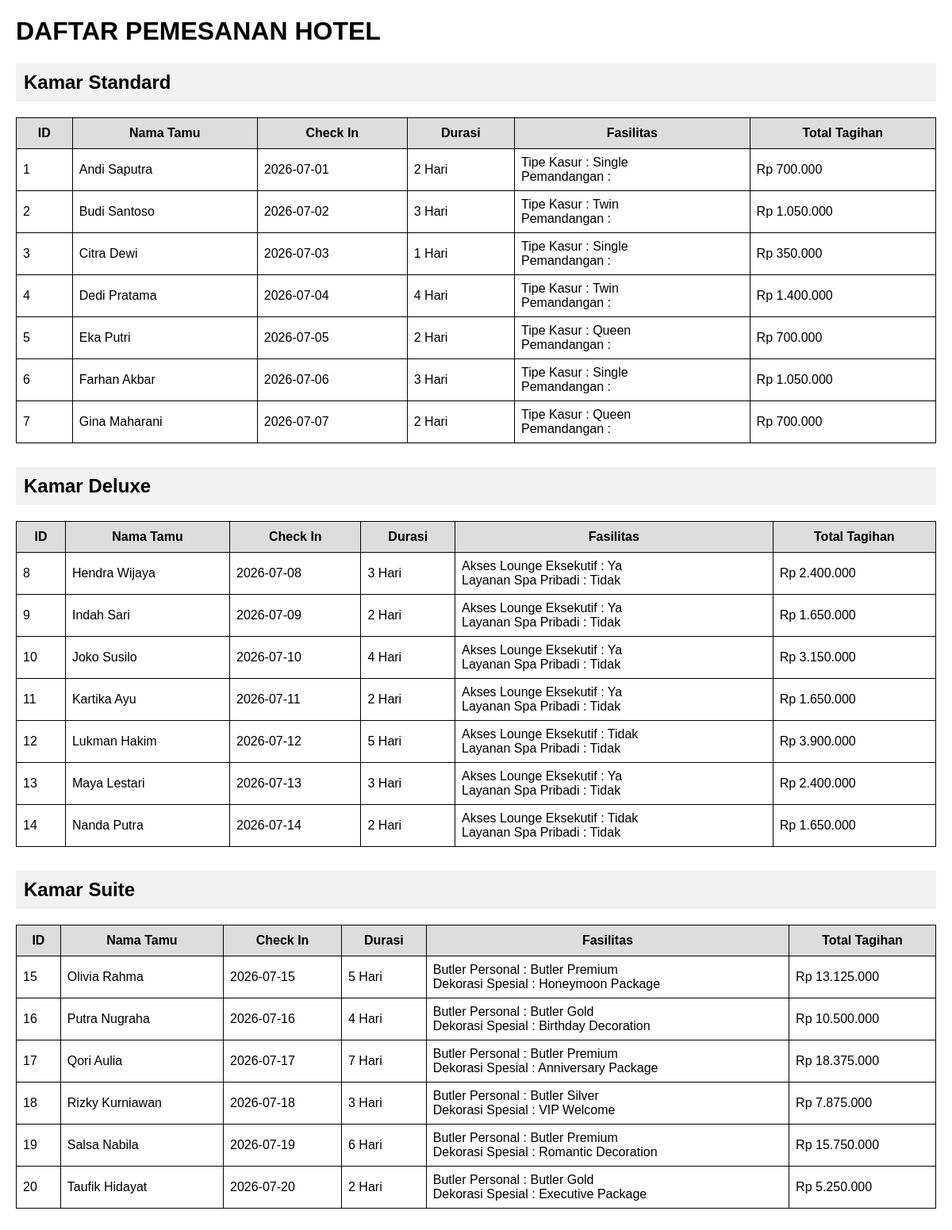
The page / on the database its author committed.
### tables this page shows
CREATE TABLE `tabel_kamar` (
  `id_kamar` int NOT NULL,
  `nama_tamu` varchar(100) NOT NULL,
  `tanggal_checkin` date NOT NULL,
  `durasi_menginap` int NOT NULL,
  `harga_dasar_kamar` decimal(12,2) NOT NULL,
  `jenis_kamar` enum('Standard','Deluxe','Suite') NOT NULL,
  `tipe_kasur` varchar(50) DEFAULT NULL,
  `pemandangan_kamar` varchar(100) DEFAULT NULL,
  `akses_lounge_eksekutif` tinyint(1) DEFAULT NULL,
  `layanan_spa_pribadi` tinyint(1) DEFAULT NULL,
  `butler_personal` varchar(100) DEFAULT NULL,
  `dekorasi_spesial` varchar(150) DEFAULT NULL
);

### Kamar.php (called while the page is built, shortened)
<?php
abstract class Kamar
{
    protected $id_kamar;
    protected $nama_tamu;
    protected $tanggal_checkin;
    protected $durasi_menginap;
    public function __construct(
        $id_kamar,
        $nama_tamu,
        $tanggal_checkin,
        $durasi_menginap,
        $hargaDasarKamar
    ) {
        $this->id_kamar = $id_kamar;
        $this->nama_tamu = $nama_tamu;
        $this->tanggal_checkin = $tanggal_checkin;
        $this->durasi_menginap = $durasi_menginap;
        $this->hargaDasarKamar = $hargaDasarKamar;
    }
    public function getIdKamar()
    {
        return $this->id_kamar;
    }
    public function getNamaTamu()
    {
        return $this->nama_tamu;
    }
    public function getTanggalCheckin()
    {
        return $this->tanggal_checkin;
    }
    public function getDurasiMenginap()
    {
        return $this->durasi_menginap;
    }
}
?>

### index.php (the view, shortened to what this page needs)
<?php
require_once 'KamarStandard.php';
require_once 'KamarDeluxe.php';
require_once 'KamarSuite.php';
$db = new Database();
$conn = $db->getConnection();
$sql = "SELECT * FROM tabel_kamar ORDER BY jenis_kamar";
$result = $conn->query($sql);
$standard = [];
$deluxe = [];
$suite = [];
while ($row = $result->fetch_assoc()) {
    if ($row['jenis_kamar'] == 'Standard') {
        $obj = new KamarStandard(
            $row['id_kamar'],
            $row['nama_tamu'],
            $row['tanggal_checkin'],
            $row['durasi_menginap'],
            $row['harga_dasar_kamar'],
            $row['tipe_kasur'],
            $row['pemandangan_kamar']
        );
        $standard[] = $obj;
    }
    elseif ($row['jenis_kamar'] == 'Deluxe') {
        $obj = new KamarDeluxe(
            $row['id_kamar'],
            $row['nama_tamu'],
            $row['tanggal_checkin'],
            $row['durasi_menginap'],
            $row['harga_dasar_kamar'],
            $row['akses_lounge_eksekutif'],
            $row['layanan_spa_pribadi']
        );
        $deluxe[] = $obj;
    }
    elseif ($row['jenis_kamar'] == 'Suite') {
        $obj = new KamarSuite(
            $row['id_kamar'],
            $row['nama_tamu'],
            $row['tanggal_checkin'],
            $row['durasi_menginap'],
            $row['harga_dasar_kamar'],
            $row['butler_personal'],
            $row['dekorasi_spesial']
        );
        $suite[] = $obj;
    }
}
?>
<!DOCTYPE html>
<html>
<head>
</head>
<body>
<h1>DAFTAR PEMESANAN HOTEL</h1>
<h2>Kamar Standard</h2>
<table>
<tr>
    <th>ID</th>
    <th>Nama Tamu</th>
    <th>Check In</th>
    <th>Durasi</th>
    <th>Fasilitas</th>
    <th>Total Tagihan</th>
</tr>
<?php foreach($standard as $kamar) : ?>
<tr>
    <td><?= $kamar->getIdKamar(); ?></td>
    <td><?= $kamar->getNamaTamu(); ?></td>
    <td><?= $kamar->getTanggalCheckin(); ?></td>
    <td><?= $kamar->getDurasiMenginap(); ?> Hari</td>
    <td>
        <?= $kamar->tampilkanFasilitasKamar(); ?>
    </td>
    <td>
        Rp <?= number_format($kamar->hitungTotalTagihan(),0,",","."); ?>
    </td>
</tr>
<?php endforeach; ?>
</table>
<h2>Kamar Deluxe</h2>
<table>
<tr>
    <th>ID</th>
    <th>Nama Tamu</th>
    <th>Check In</th>
    <th>Durasi</th>
    <th>Fasilitas</th>
    <th>Total Tagihan</th>
</tr>
<?php foreach($deluxe as $kamar) : ?>
<tr>
    <td><?= $kamar->getIdKamar(); ?></td>
    <td><?= $kamar->getNamaTamu(); ?></td>
    <td><?= $kamar->getTanggalCheckin(); ?></td>
    <td><?= $kamar->getDurasiMenginap(); ?> Hari</td>
    <td>
        <?= $kamar->tampilkanFasilitasKamar(); ?>
    </td>
    <td>
        Rp <?= number_format($kamar->hitungTotalTagihan(),0,",","."); ?>
    </td>
</tr>
<?php endforeach; ?>
</table>
<h2>Kamar Suite</h2>
<table>
<tr>
    <th>ID</th>
    <th>Nama Tamu</th>
    <th>Check In</th>
    <th>Durasi</th>
    <th>Fasilitas</th>
    <th>Total Tagihan</th>
</tr>
<?php foreach($suite as $kamar) : ?>
<tr>
    <td><?= $kamar->getIdKamar(); ?></td>
    <td><?= $kamar->getNamaTamu(); ?></td>
    <td><?= $kamar->getTanggalCheckin(); ?></td>
    <td><?= $kamar->getDurasiMenginap(); ?> Hari</td>
    <td>
        <?= $kamar->tampilkanFasilitasKamar(); ?>
    </td>
    <td>
        Rp <?= number_format($kamar->hitungTotalTagihan(),0,",","."); ?>
    </td>
</tr>
<?php endforeach; ?>
</table>
</body>
</html>

### KamarStandard.php (shortened to what this page needs)
<?php
require_once 'Kamar.php';
class KamarStandard extends Kamar
{
    protected $tipeKasur;
    protected $pemandanganKamar;
    public function __construct(
        $id_kamar,
        $nama_tamu,
        $tanggal_checkin,
        $durasi_menginap,
        $hargaDasarKamar,
        $tipeKasur,
        $pemandanganKamar
    ) {
        $this->tipeKasur = $tipeKasur;
        $this->pemandanganKamar = $pemandanganKamar;
    }
    public function hitungTotalTagihan()
    {
        return $this->durasi_menginap * $this->hargaDasarKamar;
    }
    public function tampilkanFasilitasKamar()
    {
        return "
            Tipe Kasur : {$this->tipeKasur}<br>
            Pemandangan : {$this->pemandanganKamar}
        ";
    }
}

### KamarDeluxe.php (shortened to what this page needs)
<?php
require_once 'Kamar.php';
class KamarDeluxe extends Kamar
{
    protected $aksesLoungeEksekutif;
    protected $layananSpaPribadi;
    public function __construct(
        $id_kamar,
        $nama_tamu,
        $tanggal_checkin,
        $durasi_menginap,
        $hargaDasarKamar,
        $aksesLoungeEksekutif,
        $layananSpaPribadi
    ) {
        $this->aksesLoungeEksekutif = $aksesLoungeEksekutif;
        $this->layananSpaPribadi = $layananSpaPribadi;
    }
    public function hitungTotalTagihan()
    {
        return ($this->durasi_menginap * $this->hargaDasarKamar) + 150000;
    }
    public function tampilkanFasilitasKamar()
    {
        return "
            Akses Lounge Eksekutif : " .
            ($this->aksesLoungeEksekutif ? "Ya" : "Tidak") .
            "<br>
            Layanan Spa Pribadi : " .
            ($this->layananSpaPribadi ? "Ya" : "Tidak");
    }
}

### kamarSuite.php (shortened to what this page needs)
<?php
require_once 'Kamar.php';
class KamarSuite extends Kamar
{
    protected $butlerPersonal;
    protected $dekorasiSpesial;
    public function __construct(
        $id_kamar,
        $nama_tamu,
        $tanggal_checkin,
        $durasi_menginap,
        $hargaDasarKamar,
        $butlerPersonal,
        $dekorasiSpesial
    ) {
        $this->butlerPersonal = $butlerPersonal;
        $this->dekorasiSpesial = $dekorasiSpesial;
    }
    public function hitungTotalTagihan()
    {
        return ($this->durasi_menginap * $this->hargaDasarKamar) * 1.75;
    }
    public function tampilkanFasilitasKamar()
    {
        return "
            Butler Personal : {$this->butlerPersonal}<br>
            Dekorasi Spesial : {$this->dekorasiSpesial}
        ";
    }
}

### index.php (style rules this page uses)
body { font-family: Arial, sans-serif; margin:20px; }
table { width:100%; border-collapse: collapse; margin-bottom:30px; }
table, th, td { border:1px solid black; }
th { background:#ddd; padding:10px; }
td { padding:8px; }
h2 { background:#f2f2f2; padding:10px; }

### rows shown on the page
tabel_kamar: id_kamar "1", nama_tamu "Andi Saputra", tanggal_checkin "2026-07-01", durasi_menginap "2", tipe_kasur "Single", $kamar->hitungTotalTagihan() "700.000"
tabel_kamar: id_kamar "2", nama_tamu "Budi Santoso", tanggal_checkin "2026-07-02", durasi_menginap "3", tipe_kasur "Twin", $kamar->hitungTotalTagihan() "1.050.000"
tabel_kamar: id_kamar "3", nama_tamu "Citra Dewi", tanggal_checkin "2026-07-03", durasi_menginap "1", tipe_kasur "Single", $kamar->hitungTotalTagihan() "350.000"
tabel_kamar: id_kamar "4", nama_tamu "Dedi Pratama", tanggal_checkin "2026-07-04", durasi_menginap "4", tipe_kasur "Twin", $kamar->hitungTotalTagihan() "1.400.000"
tabel_kamar: id_kamar "5", nama_tamu "Eka Putri", tanggal_checkin "2026-07-05", durasi_menginap "2", tipe_kasur "Queen", $kamar->hitungTotalTagihan() "700.000"
tabel_kamar: id_kamar "6", nama_tamu "Farhan Akbar", tanggal_checkin "2026-07-06", durasi_menginap "3", tipe_kasur "Single", $kamar->hitungTotalTagihan() "1.050.000"
tabel_kamar: id_kamar "7", nama_tamu "Gina Maharani", tanggal_checkin "2026-07-07", durasi_menginap "2", tipe_kasur "Queen", $kamar->hitungTotalTagihan() "700.000"
tabel_kamar: id_kamar "8", nama_tamu "Hendra Wijaya", tanggal_checkin "2026-07-08", durasi_menginap "3", akses_lounge_eksekutif "Ya", shows "Tidak", $kamar->hitungTotalTagihan() "2.400.000"
tabel_kamar: id_kamar "9", nama_tamu "Indah Sari", tanggal_checkin "2026-07-09", durasi_menginap "2", akses_lounge_eksekutif "Ya", shows "Tidak", $kamar->hitungTotalTagihan() "1.650.000"
tabel_kamar: id_kamar "10", nama_tamu "Joko Susilo", tanggal_checkin "2026-07-10", durasi_menginap "4", akses_lounge_eksekutif "Ya", shows "Tidak", $kamar->hitungTotalTagihan() "3.150.000"
tabel_kamar: id_kamar "11", nama_tamu "Kartika Ayu", tanggal_checkin "2026-07-11", durasi_menginap "2", akses_lounge_eksekutif "Ya", shows "Tidak", $kamar->hitungTotalTagihan() "1.650.000"
tabel_kamar: id_kamar "12", nama_tamu "Lukman Hakim", tanggal_checkin "2026-07-12", durasi_menginap "5", akses_lounge_eksekutif "Tidak", $kamar->hitungTotalTagihan() "3.900.000"
tabel_kamar: id_kamar "13", nama_tamu "Maya Lestari", tanggal_checkin "2026-07-13", durasi_menginap "3", akses_lounge_eksekutif "Ya", shows "Tidak", $kamar->hitungTotalTagihan() "2.400.000"
tabel_kamar: id_kamar "14", nama_tamu "Nanda Putra", tanggal_checkin "2026-07-14", durasi_menginap "2", akses_lounge_eksekutif "Tidak", $kamar->hitungTotalTagihan() "1.650.000"
tabel_kamar: id_kamar "15", nama_tamu "Olivia Rahma", tanggal_checkin "2026-07-15", durasi_menginap "5", butler_personal "Butler Premium", dekorasi_spesial "Honeymoon Package", $kamar->hitungTotalTagihan() "13.125.000"
tabel_kamar: id_kamar "16", nama_tamu "Putra Nugraha", tanggal_checkin "2026-07-16", durasi_menginap "4", butler_personal "Butler Gold", dekorasi_spesial "Birthday Decoration", $kamar->hitungTotalTagihan() "10.500.000"
tabel_kamar: id_kamar "17", nama_tamu "Qori Aulia", tanggal_checkin "2026-07-17", durasi_menginap "7", butler_personal "Butler Premium", dekorasi_spesial "Anniversary Package", $kamar->hitungTotalTagihan() "18.375.000"
tabel_kamar: id_kamar "18", nama_tamu "Rizky Kurniawan", tanggal_checkin "2026-07-18", durasi_menginap "3", butler_personal "Butler Silver", dekorasi_spesial "VIP Welcome", $kamar->hitungTotalTagihan() "7.875.000"
tabel_kamar: id_kamar "19", nama_tamu "Salsa Nabila", tanggal_checkin "2026-07-19", durasi_menginap "6", butler_personal "Butler Premium", dekorasi_spesial "Romantic Decoration", $kamar->hitungTotalTagihan() "15.750.000"
tabel_kamar: id_kamar "20", nama_tamu "Taufik Hidayat", tanggal_checkin "2026-07-20", durasi_menginap "2", butler_personal "Butler Gold", dekorasi_spesial "Executive Package", $kamar->hitungTotalTagihan() "5.250.000"
